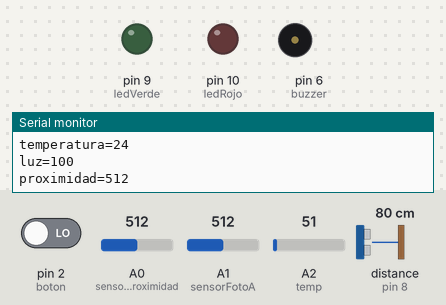
Recording of a sketch running on a simulated Arduino Uno, built with avr-gcc and run on an emulated ATmega328P. Shown: output pins drawn as LEDs (lit = HIGH), buzzer (waves = sounding, pin HIGH), the last lines printed to the serial monitor. Wiring (inferred from the names in the program): ultrasonic range finder: trigger pin 7; echo pin 8. Dashed ring = blinking. Inputs (shaded band) come from the test bench; at power-on: distance to the obstacle (sensor on pin 8) 80 cm, A0 (sensorProximidad) = 512, pin 2 (boton) LOW, A1 (sensorFotoA) = 512, A2 (temp) = 51. The echo pulse lasts 58.3 µs per cm; pins used as bus, display or sensor lines are not drawn.

Above: at 1.2 s.
1.3 s: distance to the obstacle (sensor on pin 8) set to 12 cm
2.8 s: distance to the obstacle (sensor on pin 8) set to 9 cm
At 3.8 s:
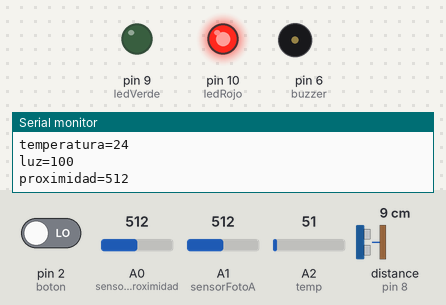
4.3 s: A0 (sensorProximidad) set to 498
At 4.64 s:
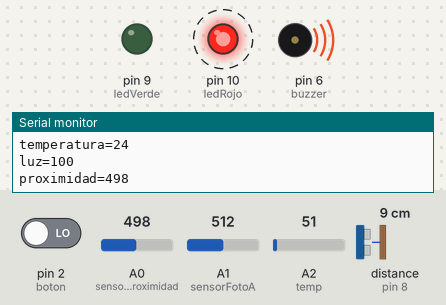
Timing chart, 0 to 13.3 s (numbered marks = the images above; inputs shaded):
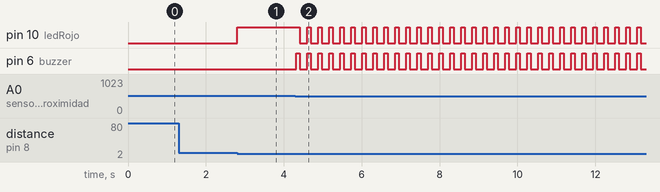

The sketch:

AlarmaSensor.ino
```cpp
int ledVerde=9;
int ledRojo=10;
int sensorProximidad=A0;
int sensorFotoA=A1;
int buzzer=6;
int trigger=7;
int echo=8;
int boton=2;
int estadoAlarma=0;
int proximidad=A0;
int temp=A2;
int dist=10;
String input="\0";
void setup() {
  Serial.begin(9600);
  pinMode(echo,INPUT);
  pinMode(trigger,OUTPUT);
  pinMode(proximidad,INPUT);
  pinMode(ledVerde,OUTPUT);
  pinMode(ledRojo,OUTPUT);
  pinMode(buzzer,OUTPUT);
  pinMode(sensorProximidad,INPUT);
  pinMode(sensorFotoA,INPUT);
  pinMode(temp,INPUT);
  attachInterrupt(digitalPinToInterrupt(boton),resetearAlarma,RISING);
}

void loop() {
  luz();
  while(input.equals("distancia")){
    Serial.println("introduce la distancia nueva");
    if(!input.equals("distancia"))
      dist=input.toInt();
  }
  while (distancia()<dist || analogRead(proximidad)<512){
    luz();
    estadoAlarma=1;
    digitalWrite(ledRojo,HIGH);
    if(analogRead(proximidad)<512 && distancia()<20)
      estadoAlarma=2;
      int rep=0;
    while(estadoAlarma>=2 && !input.equals("reset")){
      activarAlarma();

    }
    imprimirSensores();
  }
  estadoAlarma=0;
  digitalWrite(ledRojo,LOW);
  imprimirSensores();
}

void resetearAlarma(){
  estadoAlarma=0;
}

void activarAlarma(){
  digitalWrite(ledVerde,LOW);
  digitalWrite(ledRojo,HIGH);
  digitalWrite(buzzer,HIGH);
  delay(100);
  digitalWrite(ledRojo,LOW);
  digitalWrite(buzzer,LOW);
  delay(100);
  imprimirSensores();
}

int distancia(){
  digitalWrite(trigger,HIGH);
  delayMicroseconds(10);
  digitalWrite(trigger,LOW);
  delayMicroseconds(5);
  long tiem=pulseIn(echo,HIGH);
  long dis=tiem/59;
  if(dist>300)
    return 300;
  return dis;
}

int temperatura(){
  int value = analogRead(temp);
  float millivolts = (value / 1023.0) * 5000;
  float celsius = millivolts / 10;
  return celsius;
}

int luz(){
  int brillo1=map(analogRead(sensorFotoA),0,1023,0,200);
  if(brillo1<50)
    digitalWrite(ledVerde,HIGH);
  else if(brillo1>50)
    digitalWrite(ledVerde,LOW);
  return brillo1;
}

void imprimirSensores(){
  Serial.print("distancia=");
  delay(10);
  Serial.println(distancia());
  delay(10);
  Serial.print("temperatura=");
  delay(10);
  Serial.println(temperatura());
  delay(10);
  Serial.print("luz=");
  delay(10);
  Serial.println(luz());
  delay(10);
  Serial.print("proximidad=");
  delay(10);
  Serial.println(analogRead(proximidad));
  delay(10);
}
```

Measured:
- the behaviour switches between 11 and 10 cm on distance to the obstacle (sensor on pin 8) (found by bisection; images 0 and 1)
- the behaviour switches between 512 and 511 on A0 (sensorProximidad) (found by bisection; images 1 and 2)
- after the input at 2.8 s, pin 10 (ledRojo): LOW → HIGH at once
- after the input at 4.3 s, pin 10 (ledRojo): alternates HIGH for 0.10 s and LOW for 0.18 s, starting after 0.12 s; pin 6 (buzzer): alternates HIGH for 0.10 s and LOW for 0.18 s, starting at once
